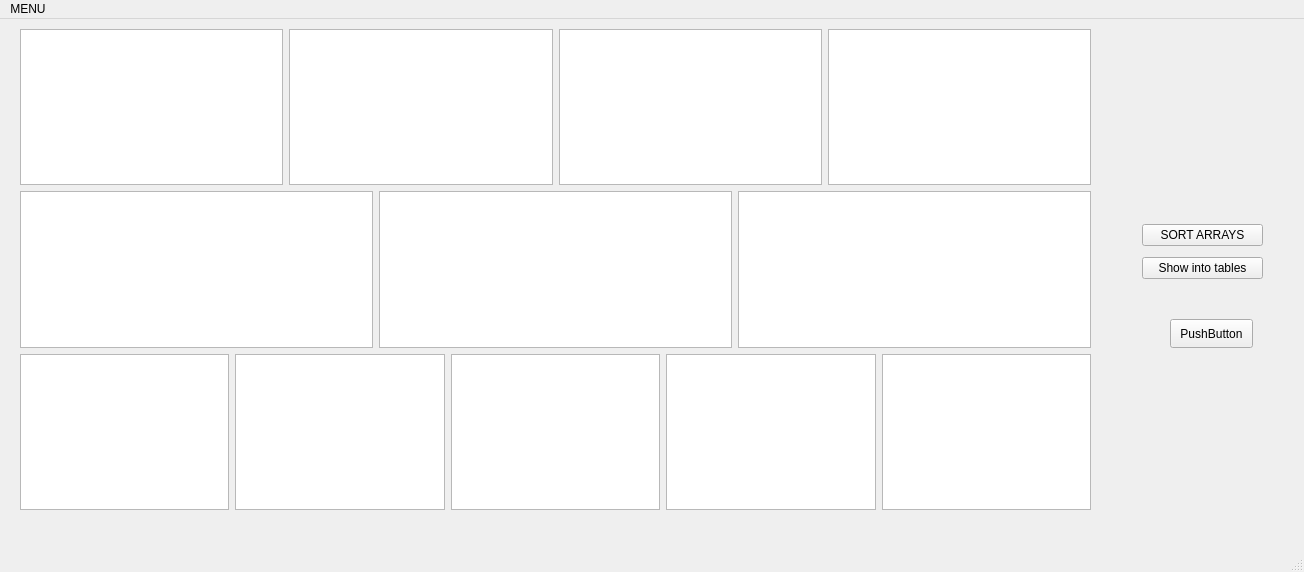
<?xml version="1.0" encoding="UTF-8"?>
<ui version="4.0">
 <class>MainWindow</class>
 <widget class="QMainWindow" name="MainWindow">
  <property name="geometry">
   <rect>
    <x>0</x>
    <y>0</y>
    <width>1304</width>
    <height>572</height>
   </rect>
  </property>
  <property name="windowTitle">
   <string>MainWindow</string>
  </property>
  <widget class="QWidget" name="centralwidget">
   <widget class="QPushButton" name="pushButton">
    <property name="geometry">
     <rect>
      <x>1170</x>
      <y>300</y>
      <width>83</width>
      <height>29</height>
     </rect>
    </property>
    <property name="text">
     <string>PushButton</string>
    </property>
   </widget>
   <widget class="QWidget" name="">
    <property name="geometry">
     <rect>
      <x>20</x>
      <y>10</y>
      <width>1071</width>
      <height>481</height>
     </rect>
    </property>
    <layout class="QVBoxLayout" name="verticalLayout">
     <item>
      <layout class="QHBoxLayout" name="horizontalLayout">
       <item>
        <widget class="QListWidget" name="mb1name"/>
       </item>
       <item>
        <widget class="QListWidget" name="mb1date"/>
       </item>
       <item>
        <widget class="QListWidget" name="mb1section"/>
       </item>
       <item>
        <widget class="QListWidget" name="mb1count"/>
       </item>
      </layout>
     </item>
     <item>
      <layout class="QHBoxLayout" name="horizontalLayout_2">
       <item>
        <widget class="QListWidget" name="mb2name"/>
       </item>
       <item>
        <widget class="QListWidget" name="mb2date"/>
       </item>
       <item>
        <widget class="QListWidget" name="mb2price"/>
       </item>
      </layout>
     </item>
     <item>
      <layout class="QHBoxLayout" name="horizontalLayout_3">
       <item>
        <widget class="QListWidget" name="mb3name"/>
       </item>
       <item>
        <widget class="QListWidget" name="mb3date"/>
       </item>
       <item>
        <widget class="QListWidget" name="mb3section"/>
       </item>
       <item>
        <widget class="QListWidget" name="mb3price"/>
       </item>
       <item>
        <widget class="QListWidget" name="mb3count"/>
       </item>
      </layout>
     </item>
    </layout>
   </widget>
   <widget class="QWidget" name="">
    <property name="geometry">
     <rect>
      <x>1142</x>
      <y>200</y>
      <width>121</width>
      <height>67</height>
     </rect>
    </property>
    <layout class="QVBoxLayout" name="verticalLayout_2">
     <item>
      <widget class="QPushButton" name="sort">
       <property name="text">
        <string>SORT ARRAYS</string>
       </property>
      </widget>
     </item>
     <item>
      <widget class="QPushButton" name="pokaz">
       <property name="text">
        <string>Show into tables</string>
       </property>
      </widget>
     </item>
    </layout>
   </widget>
  </widget>
  <widget class="QMenuBar" name="menubar">
   <property name="geometry">
    <rect>
     <x>0</x>
     <y>0</y>
     <width>1304</width>
     <height>25</height>
    </rect>
   </property>
   <widget class="QMenu" name="menuMENU">
    <property name="title">
     <string>MENU</string>
    </property>
    <addaction name="actionOPEN_PROGRAMM"/>
    <addaction name="actionCLOSE_PROGRAMM"/>
    <addaction name="actionREAD_FROM_FILE"/>
   </widget>
   <addaction name="menuMENU"/>
  </widget>
  <widget class="QStatusBar" name="statusbar"/>
  <action name="actionOPEN_PROGRAMM">
   <property name="text">
    <string>OPEN PROGRAMM</string>
   </property>
  </action>
  <action name="actionCLOSE_PROGRAMM">
   <property name="text">
    <string>CLOSE PROGRAMM</string>
   </property>
  </action>
  <action name="actionREAD_FROM_FILE">
   <property name="text">
    <string>READ FROM FILE</string>
   </property>
  </action>
 </widget>
 <resources/>
 <connections/>
</ui>
